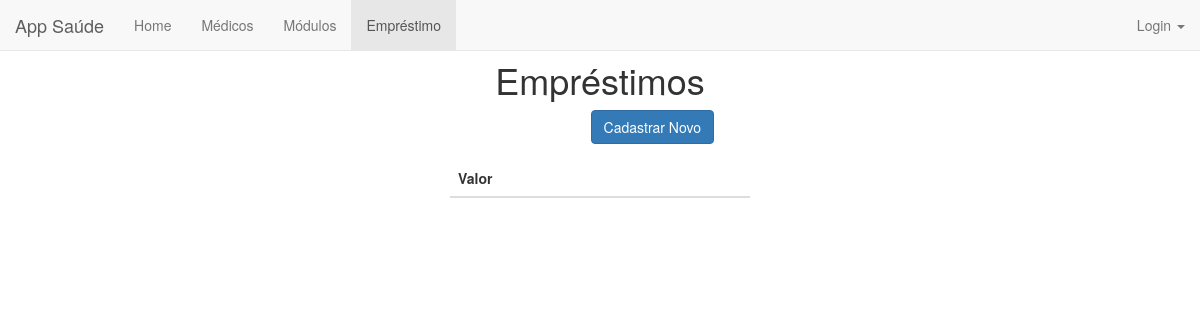
Page /emprestimo/ on the earlier database version.
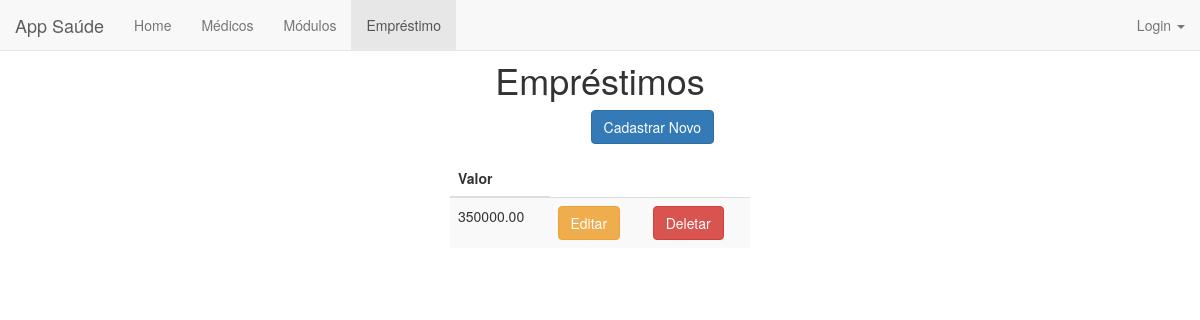
Same page on the later database version.
### emprestimo/models.py (models this page shows)
class Emprestimo(models.Model):
    valor = models.FloatField(validators=[MinValueValidator(1.0)])

### emprestimo/views.py (the view)
def emprestimo_index(request):
    emprestimos = Emprestimo.objects.order_by('valor')
    return render(request, 'emprestimo/emprestimo_index.html', {'emprestimos':emprestimos})

### emprestimo/templates/emprestimo/emprestimo_index.html (shortened to what this page needs)
{% extends 'base.html' %}
{% block emprestimo %}class="active"{% endblock %}
{% block body %}
<div class="container">
    <center><h1>Empréstimos</h1></center>
    <div align="right" style="margin-right: 40%">
        <a href="{% url 'emprestimo:emprestimo_new' %}"><button type="submit" class="btn btn-primary">Cadastrar Novo</button></a>
    </div>
    <br>
    <div style="width: 25%; position: absolute; top:20%; bottom: 0; left: 0; right: 0; margin: 0 auto;">
        <table class="table table-striped">
            <thead>
            <tr>
                <th>Valor</th>
            </tr>
            </thead>
            <tbody>
            {% for emprestimo in emprestimos %}
            <tr>
                <td>{{emprestimo.valor|floatformat:2}}</td>
                <td><a href="{% url 'emprestimo:emprestimo_edit' emprestimo.id %}"><button type="button" class="btn btn-warning">Editar</button></a></td>
                <td><a href="{% url 'emprestimo:emprestimo_delete' emprestimo.id %}"><button type="button" class="btn btn-danger">Deletar</button></a></td>
            </tr>
            {% endfor %}
            </tbody>
        </table>
    </div>
</div>
{% endblock body %}

Differences in the rows shown:
added Emprestimo: valor "350000.00"
